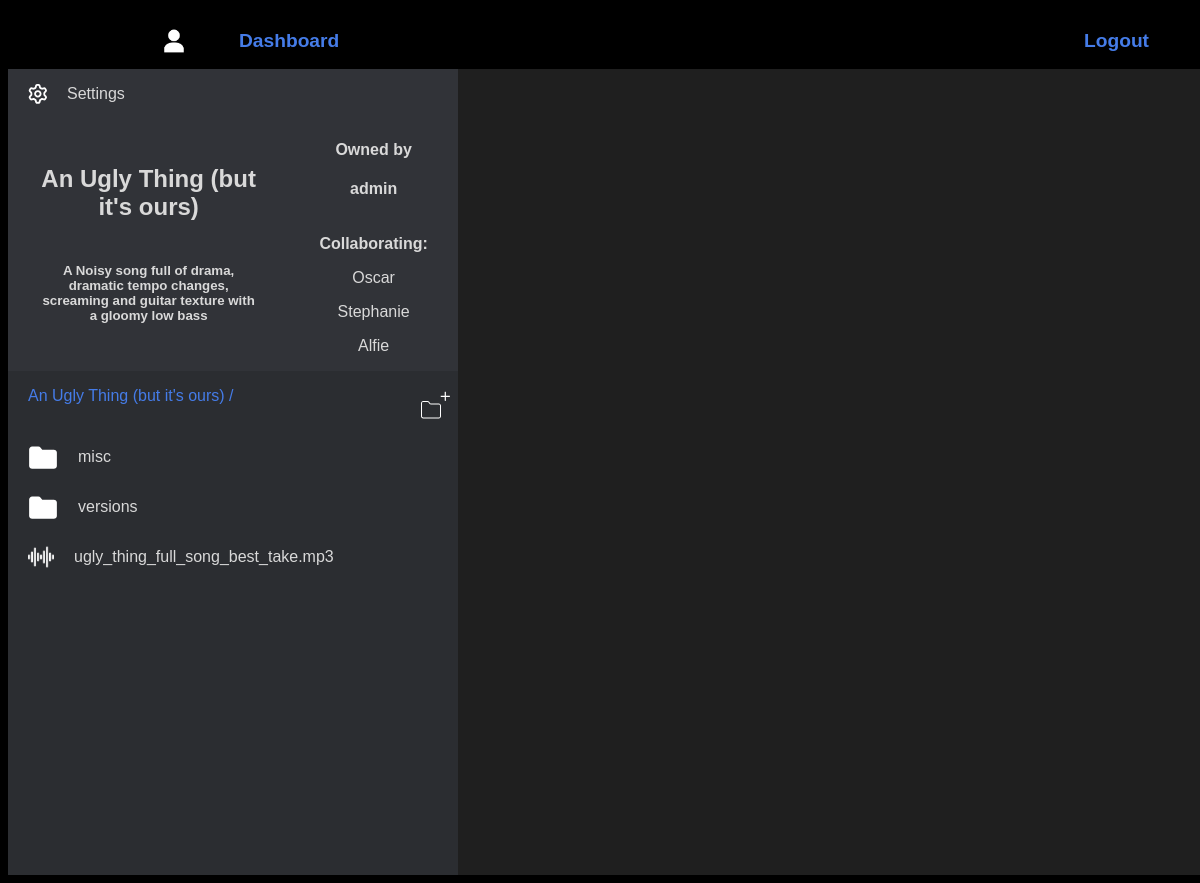
The app's page /repository/1 with its own data.
### palinodes/models.py (models this page shows, shortened)
class Directory(models.Model):
    name = models.CharField(max_length=50)
    description = models.TextField(max_length=300, blank=True, null=True)
    created = models.DateField(auto_now=True)
    owner = models.ForeignKey(User, on_delete=models.CASCADE, related_name="directories")
    collaborators = models.ManyToManyField(User, blank=True, related_name="collaborating")
    parent = models.ForeignKey("self", blank=True, null=True, on_delete=models.CASCADE, related_name="subdirectories")

class User(AbstractUser):
    pass

class FileModel(models.Model):
    parent = models.ForeignKey(Directory, on_delete=models.CASCADE, related_name="files")
    file = models.FileField(upload_to=get_file_upload_path)
    @property
    def filename(self):
        return os.path.basename(self.file.name)
    @property
    def is_audiofile(self):
        extension3 = self.filename[-3:]
        extension4 = self.filename[-4:]
        return extension3 in ["mp3", "wav", "aac", "m4a", ] or extension4 in ["flac", "aiff"]

### palinodes/views.py (the view)
# urls.py: path("repository/<int:repository_id>", views.repository_view, name="repository"),
def repository_view(request, repository_id):
    repository = Directory.objects.get(id=repository_id)
    return render(request, "palinodes/repository.html", {
        "repository": repository
    })

### palinodes/templates/palinodes/repository.html (shortened to what this page needs)
{% extends 'palinodes/layout.html' %}
{% load static %}
{% block navbar %}
<li id="dash-btn">
    {% if user.profile.avatar %}
    <img id="avatar-sm" src={{user.profile.avatar.url}}>
    {% else %}
    <img style="background-color: black;" id="avatar-sm" src='/media/Default-Profile-Picture.png' >
    {% endif %}
    <a href={% url 'dashboard' %}>Dashboard</a></li>
{% endblock navbar %}
{% block body %}
    <div id="repository-container">
        <div id=repository-details>
            <div class="clickable" id="repository-settings">
                    <p>Settings</p>
            </div>
            <div id="repository-details-details">
                <h2>{{repository.name}}</h2>
                <h5>{{repository.description}}</h3>
            </div>
            <div id="repository-details-collaborators">
                <div>
                    <h4>Owned by</h4>
                    <h4>{{repository.owner.username}}</h4>
                </div>
                <div>
                    <p><strong>Collaborating:</strong></p>
                    {% for collaborator in repository.collaborators.all %}
                    <p>{{collaborator.username}}</p>
                    {% endfor %}
                </div>
            </div>
        </div>
        <div id="repository-contents">
            <div id="repository-contents-topbar">
                <div id="current-path">
                    <p>{{repository.name}} /</p>
                </div>
                <button id="new-directory" class="clickable">
                </button>
            </div>
            <div id="contents">
                {% for directory in repository.subdirectories.all %}
                <div data-pk ="{{directory.pk}}" data-name = "{{directory.name}}" class="directories file-entries clickable" >
                    <p>{{directory.name}}</p>
                </div>
                {% endfor %}
                {% for file in repository.files.all %}
                {% if file.is_audiofile %}
                <div data-fileurl="{{file.file.url}}" class="audiofile file-entries clickable">
                {% endif %}
                    <p>{{file.filename}}</p>
                </div>
                {% endfor %}
            </div>
        </div>
        <div id="soundwave"></div>
        <div id="chat">
        </div>
    </div>
{% endblock %}

### palinodes/static/palinodes/index.css (style rules this page uses)
body { background-color: black; color: rgb(217, 217, 217); text-decoration: none; font-family:sans-serif; width: 100vw; min-height: 100vh; }
* { border-color: red; }
a { text-decoration: none; color: #457CE8; font-weight:bold; font-size: larger; }
img { object-fit: contain; }
button { border: none; margin-top: 20px; padding: 8px; color: white; font-size: large; background-color: #323338; }
#dash-btn { display: flex; align-items: center; }
#avatar-sm { margin-right: 40px; width: 50px; height: 50px; border-radius: 90%; background-color: #323338; }
#repository-container { grid-column: 1 / span 3; display: grid; grid-template-rows: 3fr 5fr; grid-template-columns: 3fr 5fr; }
#repository-details { background-color: #313338; grid-area: 1 / 1 / span 1 / span 1; display: grid; grid-template-rows: 1fr 5fr; grid-template-columns: 5fr 3fr; }
#repository-details-details { grid-area: 2 / 1 / span 1 / span 1; display: flex; flex-direction: column; justify-content: center; align-items: center; text-align: center; padding-left: 30px; padding-right: 30px; }
#repository-details-collaborators { grid-area: 2 / 2 / span 1 / span 1; display: flex; flex-direction: column; text-align: center; }
#repository-settings { display: flex; align-items: center; }
#repository-settings p, #repository-settings svg { margin-left:20px; }
#repository-contents { padding-left: 20px; background-color: #2b2d31; grid-area: 2 / 1 / span 1 / span 1; }
#repository-contents-topbar { display: flex; justify-content: space-between; }
#current-path { display: flex; justify-content: space-around; }
#repository-contents-topbar p { color: #457CE8; }
#new-directory { padding-top: 0px; border: none; background-color: #2b2d31; width:fit-content; }
.file-entries { display: flex; align-items: center; }
.file-entries p { padding-left: 20px; }
#soundwave { background-color: #1f1f1f; grid-area: 1 / 2 / span 1 / span 1; display:flex; justify-content: center; flex-direction: column; }
#chat { background-color: #1f1f1f; grid-area: 2 / 2 / span 1 / span 1; }

### records on screen
Directory: name "An Ugly Thing (but it's ours)", description "A Noisy song full of drama, dramatic tempo changes, screaming and guitar texture with a gloomy low bass", owner.username "admin"
User: username "Oscar"
User: username "Stephanie"
User: username "Alfie"
Directory: name "misc"
Directory: name "versions"
FileModel: filename "ugly_thing_full_song_best_take.mp3"
